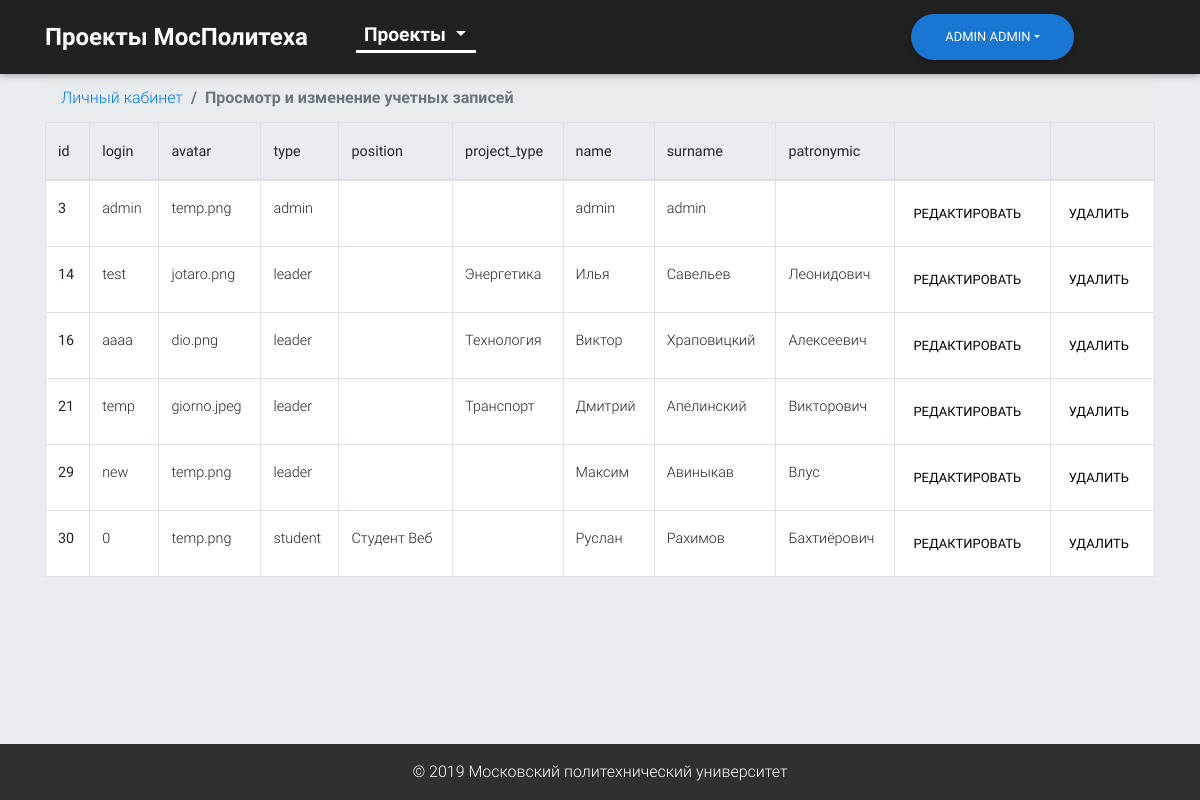
Page /profile/showaccs (signed in) on the earlier database version.
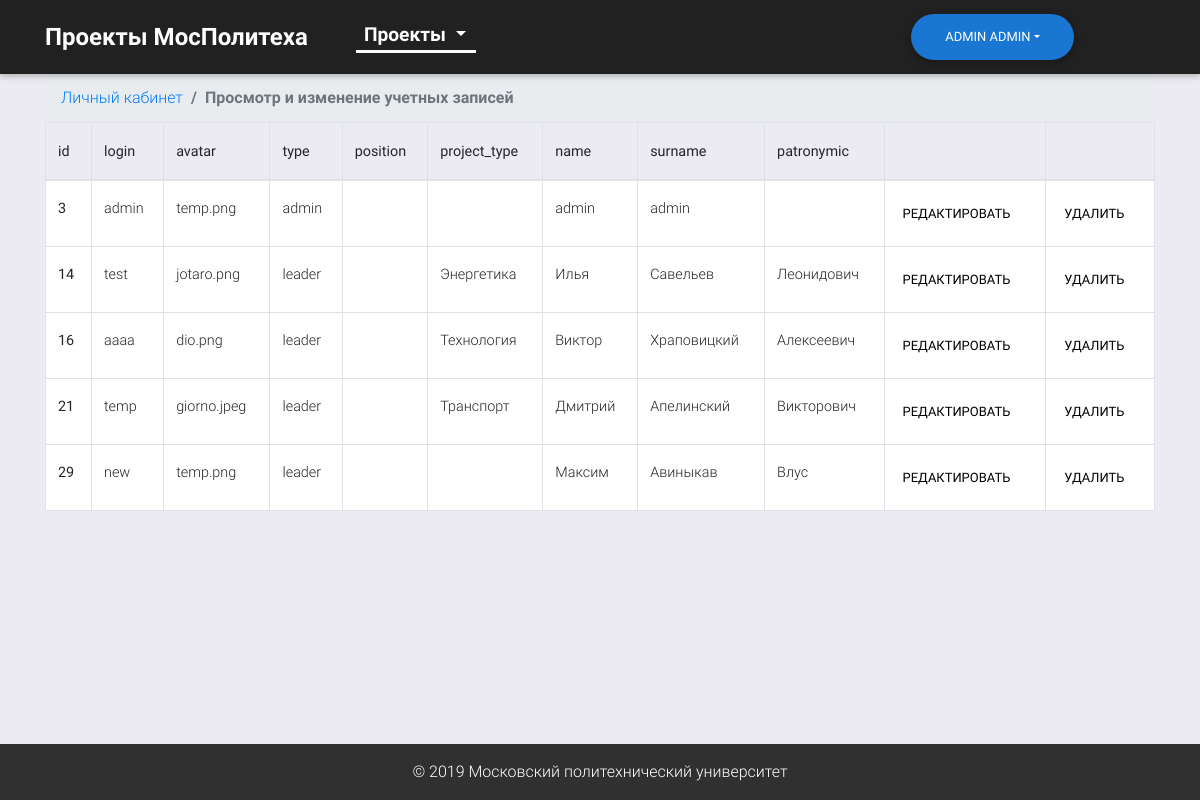
Same page on the later database version.
### tables this page shows
CREATE TABLE `users` (
  `id` int(10) unsigned NOT NULL AUTO_INCREMENT,
  `login` text NOT NULL,
  `pswd` varchar(256) NOT NULL,
  `pic` varchar(50) NOT NULL,
  `type` varchar(16) DEFAULT NULL,
  `position` text,
  `project_type` varchar(32) DEFAULT NULL,
  `p_type_des` text,
  `name` varchar(64) NOT NULL,
  `surname` varchar(64) NOT NULL,
  `patronymic` varchar(64) DEFAULT NULL,
  PRIMARY KEY (`id`)
);

### config/routes.php (called while the page is built)
<?php
return array (
    'projects/search-(.*)/([ab][ab])/page-([0-9]+)' => 'home/index/$3/$2/$1',
    'projects/search-(.*)/page-([0-9]+)' => 'home/index/$2/no/$1/',
    'projects/search-(.*)/([ab][ab])' => 'home/index/1/$2/$1',
    'projects/search-(.*)' => 'home/index/1/no/$1',
    'projects/([а-яА-ЯЁёa-zA-Z]+)/([ab][ab])/page-([0-9]+)' => 'home/category/$1/$3/$2',
    'projects/([а-яА-ЯЁёa-zA-Z]+)/([ab][ab])' => 'home/category/$1/1/$2',
    'projects/([ab][ab])/page-([0-9]+)' => 'home/index/$2/$1',
    'projects/([а-яА-ЯЁёa-zA-Z]+)/page-([0-9]+)' => 'home/category/$1/$2',
    'projects/page-([0-9]+)' => 'home/index/$1',
    'page-([0-9]+)' => 'home/index/$1',
    'projects/([ab][ab])' => 'home/index/1/$1',
    'projects/([а-яА-ЯЁёa-zA-Z]+)' => 'home/category/$1',
    'projects' => 'home/index',
    'project/id-([0-9]+)' => 'project/index/$1',
    'profile/addProject' => 'profile/add',
    'profile/newtype' => 'profile/newtype',
    'profile/showaccs' => 'profile/showaccs',
    'profile/newacc' => 'profile/newaccount',
    'profile' => 'profile/index',
    'login' => 'login/index',
    'logout' => 'login/logout',
    'notfound' => 'notfound/index',
    '' => 'home/index',
    );

### controllers/ProfileController.php (called while the page is built, shortened)
<?php
class ProfileController
{
    public function actionShowAccs()
    {
        $accs = User::getAllAccs();
        require(ROOT.'/views/profile/profile-showaccs.phtml');
        return true;
    }
}

### index.php (called while the page is built, shortened)
<?php
$router = new Router();
$router->run();

### models/User.php (called while the page is built, shortened)
<?php
class User
{
    public static function getAllAccs($type = false)
    {
        $db = Db::getConnection();
        $sql = 'SELECT id, login, pic, type, position, project_type, name, surname, patronymic FROM users';
        $accs = array();
        $result = $db->query($sql);
        $i = 0;
        while ($row = $result->fetch())
        {
            $accs[$i]['id'] = $row['id'];
            $accs[$i]['login'] = $row['login'];
            $accs[$i]['pic'] = $row['pic'];
            $accs[$i]['type'] = $row['type'];
            $accs[$i]['position'] = $row['position'];
            $accs[$i]['project_type'] = $row['project_type'];
            $accs[$i]['name'] = $row['name'];
            $accs[$i]['surname'] = $row['surname'];
            $accs[$i]['patronymic'] = $row['patronymic'];
            $i++;
        }
        return $accs;
    }
}

### views/profile/profile-showaccs.phtml (the view)
<?php $site = 'Кабинет'; include(ROOT.'/views/layouts/header.phtml'); ?>
  <main class="flex-fill">
        <div class="container">
            <nav aria-label="breadcrumb">
                <ol class="breadcrumb">
                    <li class="breadcrumb-item"><a href="/profile">Личный кабинет</a></li>
                    <li class="breadcrumb-item active">Просмотр и изменение учетных записей</li>
                </ol>
            </nav>
            <div class="table-responsive">
                <table id="tablePreview" class="table table-bordered">
                    <thead>
                        <tr>
                            <th>id</th>
                            <th>login</th>
                            <th>avatar</th>
                            <th>type</th>
                            <th>position</th>
                            <th>project_type</th>
                            <th>name</th>
                            <th>surname</th>
                            <th>patronymic</th>
                            <th></th>
                            <th></th>
                        </tr>
                    </thead>
                    <tbody class="white">
                    <?php foreach($accs as $acc)
                    {
                        echo '<tr>
                        <th>'.$acc['id'].'</th>
                        <td>'.$acc['login'].'</td>
                        <td>'.$acc['pic'].'</td>
                        <td>'.$acc['type'].'</td>
                        <td>'.$acc['position'].'</td>
                        <td>'.$acc['project_type'].'</td>
                        <td>'.$acc['name'].'</td>
                        <td>'.$acc['surname'].'</td>
                        <td>'.$acc['patronymic'].'</td>
                        <td><button type="button" class="btn btn-link p-0">Редактировать</button></td>
                        <td><button type="button" class="btn btn-link p-0">Удалить</button></td>
                        </tr>';
                    }
                    ?>
                    </tbody>
                </table>
            </div>
        </div>
  </main>
  <footer class="py-3">
    © 2019 Московский политехнический университет
  </footer>
<?php include(ROOT.'/views/layouts/footer.phtml'); ?>

### components/Router.php (shortened to what the changed rows need)
<?php
class Router
{
    private $routes;
    public function __construct()
    {
        $routesPath= ROOT.'/config/routes.php';
        $this->routes = include($routesPath);
    }
    private function getURI()
    {
        if (!empty($_SERVER['REQUEST_URI'])) {
            return trim($_SERVER['REQUEST_URI'], '/');
        }
    }
    public function run()
    {
        $uri = $this->getURI();
        $uri = urldecode($uri);
        foreach ($this->routes as $uriPattern => $path) {
            if (preg_match("~$uriPattern~", $uri)) {
                $internalRoute = preg_replace("~$uriPattern~", $path, $uri);
                $segments = explode('/', $internalRoute);
                $controllerName = array_shift($segments). 'Controller';
                $actionName = 'action' . ucfirst(array_shift($segments));
                $parameters = $segments;
                $controllerObject = new $controllerName;
                if (method_exists($controllerObject, $actionName)) {
                $result = call_user_func_array(array($controllerObject, $actionName), $parameters);}
                else
                {
                    self::ErrorPage404();
                }
                if ($result != null) {
                    break;
                }
            }
        }
    }
}
?>

### views/layouts/header.phtml (shortened to what the changed rows need)
<!DOCTYPE html>
<html lang="ru">
<head>
  <link rel="stylesheet" href="/template/fontawesome/css/all.min.css">
  <link href="/template/css/bootstrap.min.css" rel="stylesheet">
    <link href="/template/css/mdb.min.css" rel="stylesheet">
<link href="/template/css/main.css" rel="stylesheet">
<?php if ($site == 'Кабинет' || $site == 'Проект' || $site == 'Добавить Проект') echo '<link href="/template/css/project.css" rel="stylesheet">'; ?>
</head>
    <body class="d-flex flex-column h-100">
  <header>
    <nav class="navbar navbar-expand-lg navbar-dark elegant-color-dark">
      <div class="container">
           <?php if (isset($_SESSION['user'])): ?>
                <div class="dropdown user-dropdown" style="align-self: flex-end;">
                    <button class="btn btn-primary dropdown-toggle btn-blue btn-rounded" type="button" id="dropdownMenu1" data-toggle="dropdown"
                    aria-haspopup="true" aria-expanded="false"><?php echo $_SESSION['user']['name'].' '.$_SESSION['user']['surname']; ?></button>
                </div>
            <?php else: ?>
                <a class="btn btn-primary btn-blue btn-rounded btn-login" href="/login" style="align-self: flex-end;" type="button">Войти</a>
            <?php endif; ?>
        <div class="collapse navbar-collapse" id="navbarSupportedContent-555">
          <a class="navbar-brand mr-5" href="/projects">Проекты МосПолитеха</a>
          <ul class="navbar-nav mt-lg-0">
            <li class="nav-item dropdown mr-4 mega-dropdown active">
                <a class="nav-link dropdown-toggle" id="navbarDropdownMenuLink2" data-toggle="dropdown"
                aria-haspopup="true" aria-expanded="false">Проекты
                </a>
          </ul>
        </div>
      </div>
    </nav>
  </header>

Differences in the rows shown:
removed users: id "30", login "0", pic "temp.png", type "student", position "Студент Веб", name "Руслан", surname "Рахимов", patronymic "Бахтиёрович"
